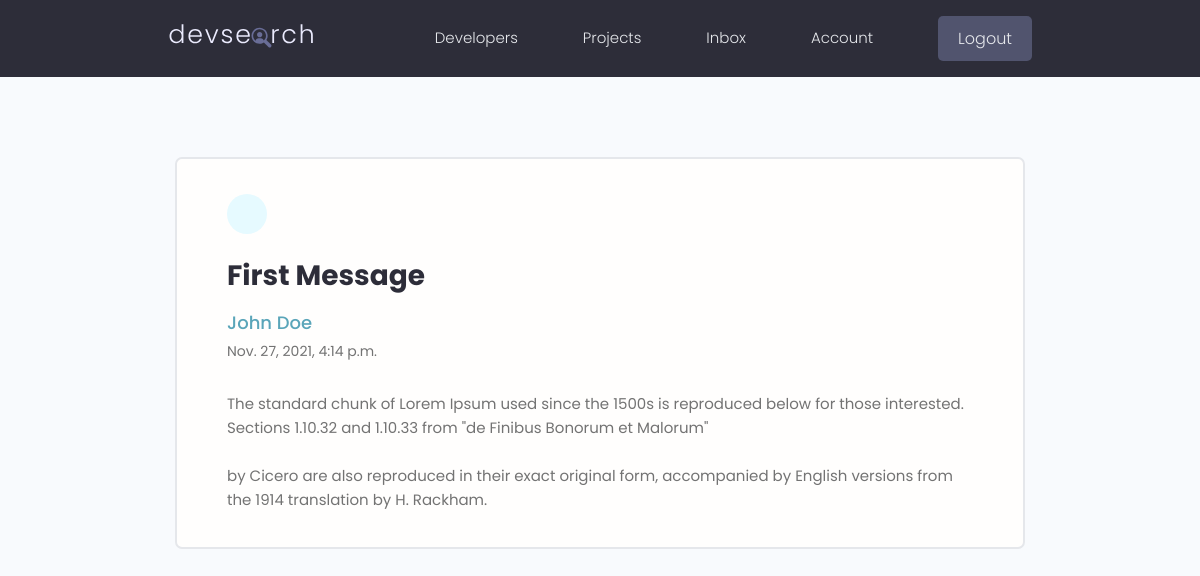
/message/91a6c1ba-c833-4c12-afed-cf2b55b0c8f7/ (signed in), run on the app's committed database.
### users/models.py (models this page shows, shortened)
class Message(models.Model):
    sender = models.ForeignKey(
        Profile, on_delete=models.SET_NULL, null=True, blank=True)
    recipient = models.ForeignKey(
        Profile, on_delete=models.SET_NULL, null=True, blank=True, related_name="messages")
    name = models.CharField(max_length=200, null=True, blank=True)
    email = models.EmailField(max_length=200, null=True, blank=True)
    subject = models.CharField(max_length=200, null=True, blank=True)
    body = models.TextField()
    is_read = models.BooleanField(default=False, null=True)
    created = models.DateTimeField(auto_now_add=True)
    id = models.UUIDField(default=uuid.uuid4, unique=True,
                          primary_key=True, editable=False)
    class Meta:
        ordering = ['is_read', '-created']

### users/views.py (the view)
# urls.py: path('message/<str:pk>/', views.viewMessage, name="message"),
@login_required(login_url='login')
def viewMessage(request, pk):
    profile = request.user.profile
    message = profile.messages.get(id=pk)
    if message.is_read == False:
        message.is_read = True
        message.save()
    context = {'message': message}
    return render(request, 'users/message.html', context)

### users/templates/users/message.html (shortened to what this page needs)
{% extends 'main.html' %}
{% block content %}
<main class="messagePage my-xl">
  <div class="content-box">
    <div class="message">
      <a class="backButton" href="{% url 'inbox' %}"></a>
      <h2 class="message__subject">{{message.subject}}</h4>
        {% if message.sender %}
        <a href="{% url 'user-profile' message.sender.id  %}" class="message__author">{{message.name}}</a>
        {% else %}
        <p class="message__author">{{message.name}}</p>
        {% endif %}
        <p class="message__date">{{message.created}}</p>
        <div class="message__body">{{message.body|linebreaksbr}}</div>
    </div>
  </div>
</main>
{% endblock content %}

### static/styles/app.css (style rules this page uses)
:root { --color-sub: #2d2d39; }
.content-box { width: 95%; max-width: 85rem; margin: 0 auto; }
.message { padding: 2.5rem 0; }
.message > a { display: flex; gap: 1rem; }
.message__author, .message__date { flex-basis: 25%; }
.message__subject { flex-basis: 50%; }
.message__date { text-align: right; }
.messagePage .message { list-style: none; background: var(--color-white); padding: 3.5rem 5rem; border: 2px solid var(--color-light); border-radius: 0.7rem; }
.messagePage .message__subject { font-size: 2.8rem; color: var(--color-sub); margin-bottom: 1rem; margin-top: 2rem; }
.messagePage .message__author { font-size: 1.8rem; font-weight: 500; }
.messagePage .message__date { font-size: 1.4rem; font-weight: 400; text-align: left; margin-bottom: 3rem; }
.backButton { background: var(--color-main-light); color: var(--color-main); width: 4rem; height: 4rem; display: flex; align-items: center; justify-content: center; border-radius: 50%; }

### static/uikit/styles/modules/_variables.css (style rules this page uses)
:root { --color-main: #5aa5b9; --color-main-light: #e6faff; --color-sub: #3f4156; --color-sub-light: #51546e; --color-sub-lighter: #ededfd; --color-text: #737373; --color-gray: #8b8b8b; --color-light: #e5e7eb; --color-light-gray: #767676; --color-bg: #f8fafd; --color-white: #fffefd; --color-white-light: #f3f3f3; --color-success: #359e64; --color-success-bg: #def8e8; --color-error: #fc4b0b; --color-error-bg: #fff2ee; --font-base: 'Poppins', arial, helvetica, 'Segoe UI', roboto, ubuntu, sans-serif; --font-monospace: 'Fira Code', 'Courier New', courier, monospace; --font-regular: 300; --font-medium: 500; --font-bold: 700; --generic-shadow: 1px 1px 5px #00000010; --generic-transition: all 0.3s ease-in-out; }

### static/uikit/styles/modules/_base.css (style rules this page uses)
* { margin: 0; padding: 0; box-sizing: border-box; text-rendering: optimizeLegibility; color: inherit; font-size: inherit; }
html { font-size: 50%; }
@media only screen and (min-width: 480px) { html { font-size: 56.25%; } }
@media only screen and (min-width: 1200px) { html { font-size: 62.5%; } }
body { line-height: 1.6; font-weight: 400; font-size: 1.5rem; color: var(--color-text); background-color: var(--color-bg); min-height: 100vh; }

### static/uikit/styles/modules/_typography.css (style rules this page uses)
* { font-family: var(--font-base); }
h2 { font-size: 3.6rem; font-weight: var(--font-bold); }
p, span, strong { font-size: 1.6rem; color: var(--color-text); font-weight: var(--font-regular); }
a { padding-bottom: 2px; text-decoration: none; display: inline-block; color: var(--color-main); font-weight: var(--font-medium); }

### static/uikit/styles/modules/_utilities.css (style rules this page uses)
.my-xl { margin: 8rem auto; }

### data on the page
Message: subject "First Message", name "John Doe", created "Nov. 27, 2021, 4:14 p.m.", body "The standard chunk of Lorem Ipsum used since the 1500s is reproduced below for those interested. Sections 1.10.32 and 1.10.33 from \"de Finibus Bonorum et Malorum\" by Cicero are also reproduced in their exact original form, accompanied by English versions from the 1914 translation by H. Rackham."
